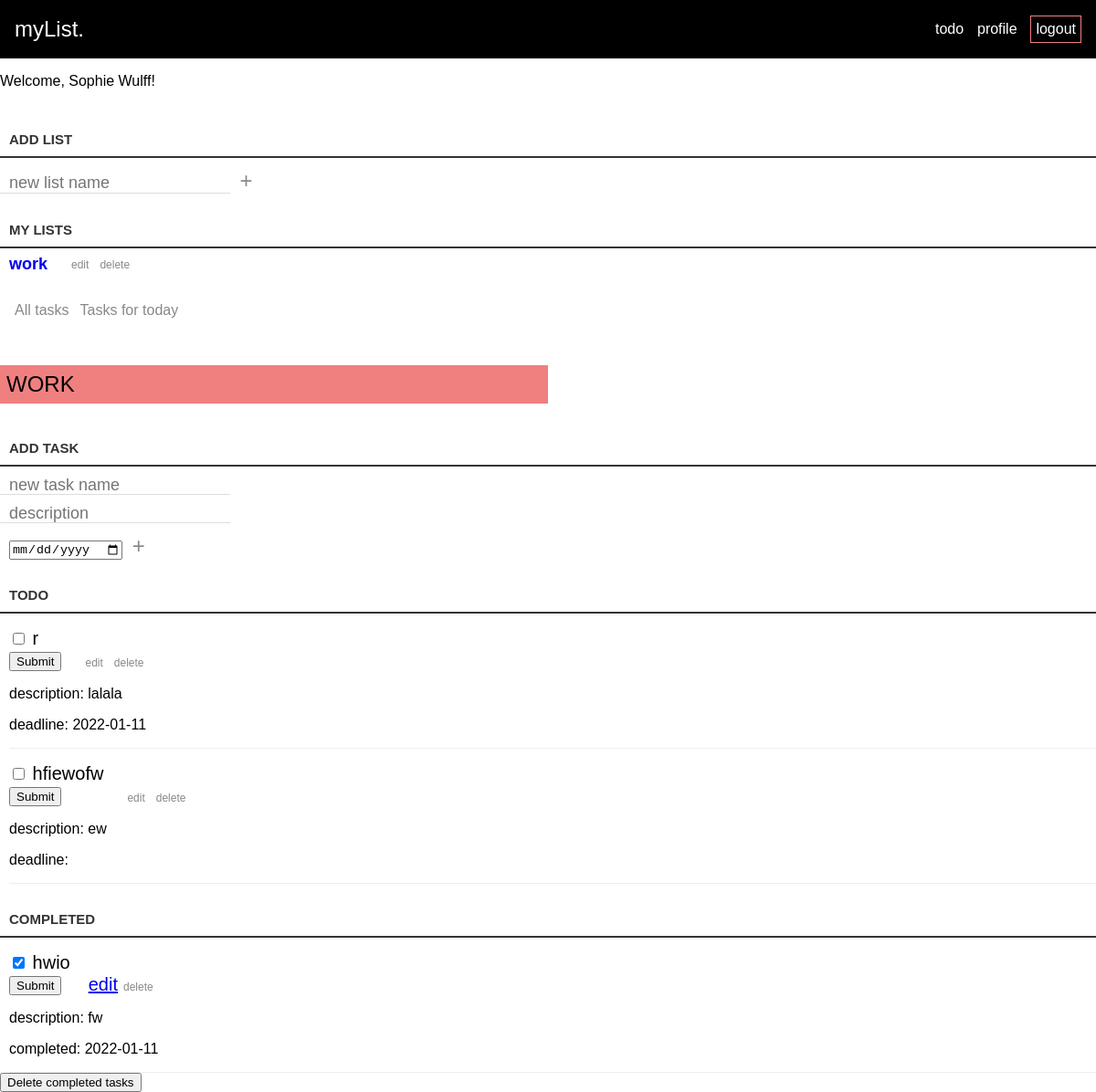
/loggedin.php?id=67&title=work (signed in), run on an earlier commit of the app's database.
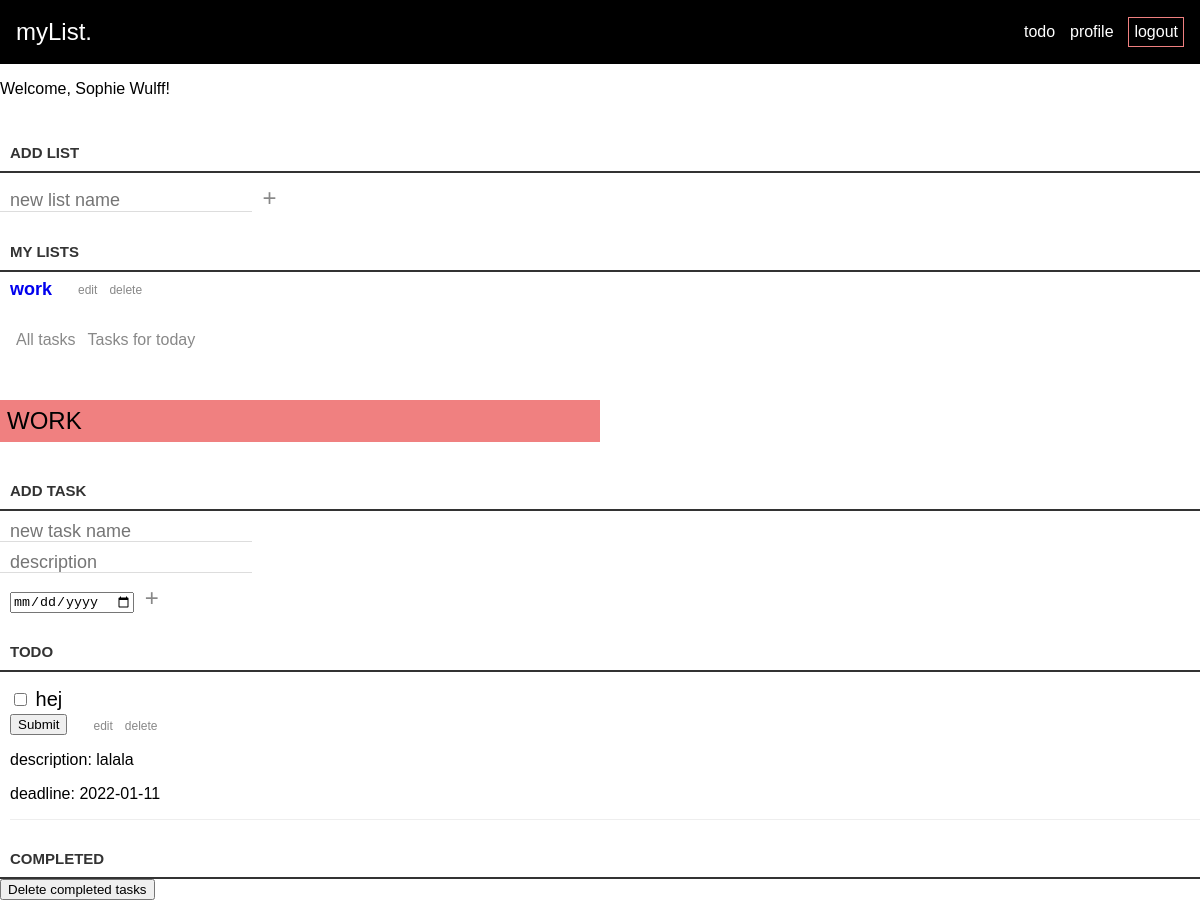
And on a later commit of the database.
### tables this page shows
CREATE TABLE lists (
id INTEGER PRIMARY KEY AUTOINCREMENT,
title VARCHAR,
created_at DATETIME DEFAULT CURRENT_TIMESTAMP,
user_id INTEGER,
FOREIGN KEY(user_id) REFERENCES users(id)
);

CREATE TABLE tasks (
id INTEGER PRIMARY KEY AUTOINCREMENT,
title VARCHAR,
created_at DATETIME DEFAULT CURRENT_TIMESTAMP,
deadline_at DATETIME DEFAULT CURRENT_TIMESTAMP,
completed_at DATETIME DEFAULT CURRENT_TIMESTAMP,
content VARCHAR,
list_id INTEGER,
user_id INTEGER,
FOREIGN KEY(list_id) REFERENCES lists(id),
FOREIGN KEY(user_id) REFERENCES users(id)
);

### app/functions.php (called while the page is built, shortened)
<?php
function get_lists(object $database)
{
    $user_id = $_SESSION['user']['id'];
    $statement = $database->prepare("SELECT * FROM lists WHERE user_id = :id");
    $statement->bindParam(':id', $user_id, PDO::PARAM_INT);
    $statement->execute();
    $lists = $statement->fetchAll(PDO::FETCH_ASSOC);
    return $lists;
}
function get_tasks(object $database)
{
    $user_id = $_SESSION['user']['id'];
    $statement = $database->prepare('SELECT * FROM tasks WHERE user_id = :user_id ');
    $statement->bindParam(':user_id', $user_id, PDO::PARAM_INT);
    $statement->execute();
    $allTasks = $statement->fetchAll(PDO::FETCH_ASSOC);
    return $allTasks;
}

### loggedin.php (the view, shortened to what this page needs)
<?php
require __DIR__ . '/app/autoload.php';
require __DIR__ . '/views/header.php';
?>
<?php if (isset($_SESSION['user'])) : ?>
    <p>Welcome, <?= $_SESSION['user']['name']; ?>!</p>
    <form class="new-list-form" action="/app/lists/create.php" method="post">
        <label for="title">Add list</label>
        <div>
            <input id="title" name="title" type="text" class="new-list" placeholder="new list name" aria-label="new list name" />
            <button class="loggedin-btn-plus">+</button>
        </div>
    </form>
<?php
endif; ?>
<?php
$lists = get_lists($database);
if (!empty($lists)) : ?>
    <div class="loggedin-container">
        <h3>My Lists</h2>
            <div class="list-container">
                <ul>
                    <?php
                    foreach ($lists as $list) : ?>
                        <?php
                        $title = $list['title'];
                        $id = $list['id'];
                        ?>
                        <li>
                            <a href="loggedin.php?id=<?= $id; ?>&title=<?= $title; ?>"><?php echo $title ?></a>
                            <div class="edit-delete-buttons">
                                <form action="/edit-list.php?id=<?= $id; ?>" method="post">
                                    <button class="loggedin-btn">edit</button>
                                </form>
                                <form action="/app/lists/delete.php" method="post">
                                    <button class="loggedin-btn">delete</button>
                                </form>
                            </div>
                        </li>
                    <?php endforeach ?>
                </ul>
            </div>
        <?php endif; ?>
        <div class="show-stuff">
            <form action="/all-tasks.php" method="post">
                <button name="all-tasks" type="submit" class="loggedin-btn">All tasks</button>
            </form>
            <form action="/tasks-today.php" method="post">
                <button name="tasks-for-today" type="submit" class="loggedin-btn">Tasks for today</button>
            </form>
        </div>
        <?php if (isset($_GET['id'])) : ?>
            <h2 class="list-title"><?= $_GET['title']; ?></h2>
            <form class="new-list-form" action="/app/tasks/create.php?id=<?= $_GET['id'] ?>&title=<?= $title; ?>" method="post">
                <label for="title">Add task</label>
                <div>
                    <input id="title" name="title" type="text" class="new-task" placeholder="new task name" />
                </div>
                <div>
                    <input id="content" name="content" type="text" class="new-task" placeholder="description" />
                </div>
                <div>
                    <input class="input-date" id="date" name="date" type="date" class="new-task" />
                    <button class="loggedin-btn-plus" class="create-task" aria-label="create new task">+</button>
                </div>
            </form>
            <div class="task-container">
                <h3>Todo</h3>
                <ul>
                    <?php
                    $tasks = get_tasks($database);
                    foreach ($tasks as $task) :
                        if ($task['list_id'] === $_GET['id'] && $task['completed_at'] === null) : ?>
                            <li>
                                <form action="/app/tasks/completed.php" method="POST">
                                    <input type="checkbox" name="is_completed" id="is_completed" />
                                    <label for="is_completed">
                                        <?= $task['title']; ?>
                                    </label>
                                    <div>
                                        <button type="submit">Submit</button>
                                    </div>
                                </form>
                                <div class="edit-delete-buttons">
                                    <form action="/edit-tasks.php?id=<?= $id; ?>&task_id=<?= $task['id'] ?>&title=<?= $title ?>" method="post">
                                        <button class="loggedin-btn">edit</button>
                                    </form>
                                    <form action="/app/tasks/delete.php" method="post">
                                        <button class="loggedin-btn">delete</button>
                                    </form>
                                </div>
                            </li>
                            <div class="info-about-task show">
                                <p>description: <?php echo $task['content'] ?></p>
                                <p>deadline: <?php echo $task['deadline_at'] ?></p>
                            </div>
                        <?php endif; ?>
                    <?php endforeach ?>
                </ul>
            </div>
            <div class="task-container">
                <h3>Completed</h3>
                <ul>
                    <?php foreach ($tasks as $task) :
                        if ($task['completed_at'] !== null) : ?>
                            <li>
                                <form action="/app/tasks/not-completed.php" method="POST">
                                    <input type="checkbox" name="is_completed" id="is_completed" checked />
                                    <label for="is_completed">
                                        <?= $task['title']; ?>
                                    </label>
                                    <div>
                                        <button type="submit">Submit</button>
                                    </div>
                                </form>
                                <div class="edit-delete-buttons">
                                    <a href="edit-tasks.php">edit</a>
                                    <form action="/app/tasks/delete.php" method="post">
                                        <button class="loggedin-btn" type="submit">delete</button>
                                    </form>
                                </div>
                            </li>
                            <div class="info-about-task show">
                                <p>description: <?php echo $task['content'] ?></p>
                                <p>completed: <?php echo $task['completed_at'] ?></p>
                            </div>
                        <?php endif; ?>
                    <?php endforeach ?>
                </ul>
            </div>
            <form action="/app/tasks/delete-completed-tasks.php" method="post">
                <button class="loggedin-btn-delete">Delete completed tasks</button>
            </form>
        <?php endif; ?>
    </div>
    <?php require __DIR__ . '/views/footer.php'; ?>

### views/header.php (shortened to what this page needs)
<!DOCTYPE html>
<html lang="en">
<head>
    <link rel="stylesheet" href="assets/styles/style.css">
    <link rel="stylesheet" href="assets/styles/header.css">
    <link rel="stylesheet" href="assets/styles/footer.css">
    <link rel="stylesheet" href="assets/styles/signup.css">
    <link rel="stylesheet" href="assets/styles/profile.css">
    <link rel="stylesheet" href="assets/styles/loggedin.css">
</head>
<body>
    <header>
        <?php if (isset($_SESSION['user'])) { ?>
            <div class="logo"><a href="/">myList.</a></div>
            <div class="nav-buttons">
                <a href="/loggedin.php">todo</a>
                <a href="profile.php">profile</a>
                <a href="/app/users/logout.php">logout</a>
            </div>
        <?php } ?>
    </header>

### views/footer.php (shortened to what this page needs)
</body>
</html>

### assets/styles/style.css (style rules this page uses)
* { box-sizing: border-box; }
body { margin: 0; padding: 0; font-family: sans-serif; }

### assets/styles/header.css (style rules this page uses)
header { display: flex; justify-content: space-between; align-items: center; padding-right: 1rem; padding-left: 1rem; }
header { background-color: black; height: 4rem; font-family: sans-serif; }
.nav-buttons { width: 10rem; display: flex; justify-content: space-between; align-items: center; }
.nav-buttons a:last-child { border: 1px solid lightcoral; padding: 5px; }
.logo { font-size: 24px; }
header a { text-decoration: none; color: white; }

### assets/styles/profile.css (style rules this page uses)
.show { display: block; }

### assets/styles/loggedin.css (style rules this page uses)
.list-container li { display: flex; align-items: flex-end; gap: 20px; font-size: 24px; margin: 0px 10px; }
.new-list-form { display: flex; flex-direction: column; gap: 10px; }
.loggedin-btn-plus { background: none; border: 0; color: #888; font-size: 24px; margin: 0; font-family: sans-serif; cursor: pointer; padding: 0x; }
.input-date { margin-left: 10px; }
.edit-delete-buttons { padding-right: 40px; }
.edit-delete-buttons button { font-size: 12px; }
.list-container a { text-decoration: none; font-size: 18px; font-weight: 600; }
.task-container li { display: flex; align-items: flex-end; gap: 20px; font-size: 20px; margin-top: 16px; margin-left: 10px; }
.edit-delete-buttons { display: flex; }
.info-about-task { overflow: hidden; padding: 0; border-bottom: 1px solid #eee; margin-left: 10px; display: none; }
.show { display: block; }
.list-container ul, .task-container ul { margin: 0; padding: 0; }
.loggedin-btn { background: none; border: 0; color: #888; font-size: 16px; font-family: sans-serif; cursor: pointer; }
.loggedin-container h3 { color: #333; font-weight: 700; font-size: 15px; border-bottom: 2px solid #333; padding: 30px 10px 10px; margin: 0; text-transform: uppercase; }
.list-title { background-color: lightcoral; margin-top: 50px; margin-bottom: 10px; width: 50%; padding: 7px; font-family: sans-serif; font-weight: 500; text-transform: uppercase; }
input[type='text'] { margin: 0; font-size: 18px; line-height: 18px; height: 18px; padding: 10px; border: none; border-bottom: 1px solid #ddd; background: #fff; font-family: sans-serif; color: #888; }
label[for='title'] { color: #333; font-weight: 700; font-size: 15px; border-bottom: 2px solid #333; padding: 30px 0 10px; margin: 0; text-transform: uppercase; width: 100%; padding-left: 10px; }
.show-stuff { margin: 10px; padding-top: 20px; display: flex; }

What changed in the data, as far as the page shows it:
removed tasks: title "hfiewofw", content "ew", shown under "TODO"
removed tasks: title "hwio", content "fw", completed_at "2022-01-11", shown under "COMPLETED"
changed tasks "lalala": title "r" → "hej"
